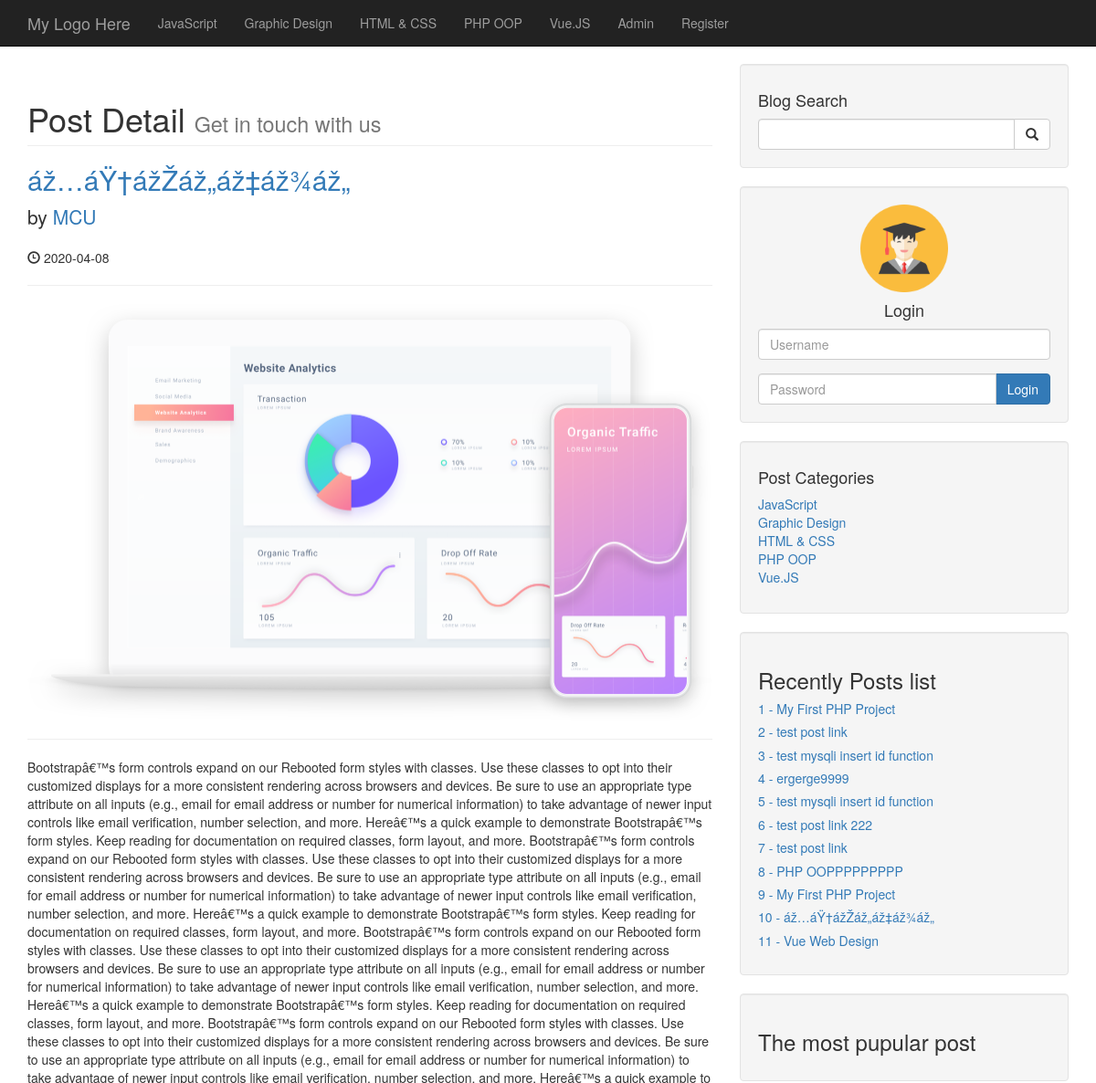
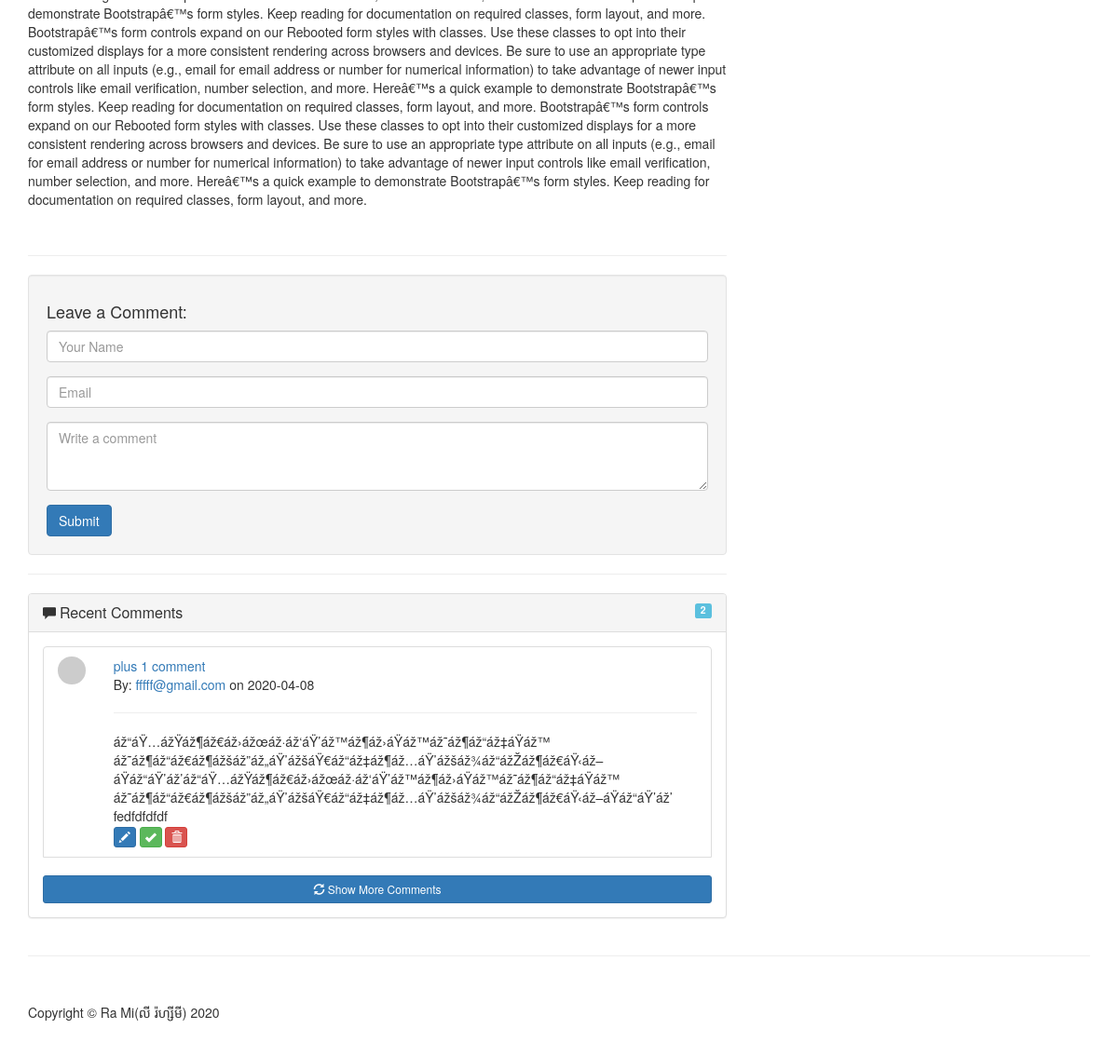
Screenshot of /post.php?p_id=8 with the database file from the repository (2 pictures, top to bottom).
### tables this page shows
CREATE TABLE `category` (
  `cat_id` int(3) NOT NULL,
  `cat_title` varchar(255) NOT NULL
);

CREATE TABLE `post` (
  `post_id` int(3) NOT NULL,
  `post_cat_id` int(3) NOT NULL,
  `post_title` varchar(255) NOT NULL,
  `post_author` varchar(255) NOT NULL,
  `post_date` date NOT NULL,
  `post_image` text NOT NULL,
  `post_content` text NOT NULL,
  `post_tags` varchar(255) NOT NULL,
  `post_comment_count` int(11) NOT NULL,
  `post_status` varchar(255) NOT NULL DEFAULT 'draft'
);

CREATE TABLE `comments` (
  `comment_id` int(3) NOT NULL,
  `comment_post_id` int(3) NOT NULL,
  `comment_author` varchar(255) NOT NULL,
  `comment_email` varchar(255) NOT NULL,
  `comment_content` text NOT NULL,
  `comment_status` varchar(255) NOT NULL,
  `comment_date` date NOT NULL
);

### post.php (the view, shortened to what this page needs)
<?php include "include/header.php" ?>
<?php include "include/navigation.php" ?>
<div class="container">
    <div class="row">
        <div class="col-md-8">
            <h1 class="page-header">
                Post Detail
                <small>Get in touch with us</small>
            </h1>
            <?php
            if (isset($_GET['p_id'])) {
                $post_id = $_GET['p_id'];
            }
            $query = "SELECT * FROM post WHERE post_id = {$post_id} ";
            $selectAllPost = mysqli_query($connection, $query);
            while ($rows = mysqli_fetch_assoc($selectAllPost)) {
                $post_title = $rows["post_title"];
                $post_author = $rows["post_author"];
                $post_date = $rows["post_date"];
                $post_image = $rows["post_image"];
                $post_content = $rows["post_content"];
                $post_comment_count = $rows["post_comment_count"];
            ?>
                <h2>
                    <a href="#"><?php echo $post_title ?></a>
                </h2>
                <p class="lead">
                    by <a href="author_post.php?author=<?php echo $post_author; ?>&p_id=<?php echo $post_id ?>"><?php echo $post_author ?></a>
                </p>
                <p><span class="glyphicon glyphicon-time"></span> <?php echo $post_date ?></p>
                <hr>
                <img class="img-responsive" src="images/<?php echo $post_image ?>" alt="">
                <hr>
                <p><?php echo $post_content ?></p>
                <br>
                <hr>
            <?php } ?>
            <div class="well">
                <h4>Leave a Comment:</h4>
                <form role="form" method="post" action="">
                    <div class="form-group">
                        <input type="text" class="form-control" name="comment_author" placeholder="Your Name">
                    </div>
                    <div class="form-group">
                        <input type="email" class="form-control" name="comment_email" placeholder="Email">
                    </div>
                    <div class="form-group">
                        <textarea class="form-control" rows="3" placeholder="Write a comment" name="comment_content"></textarea>
                    </div>
                    <button type="submit" class="btn btn-primary" name="create_comment">Submit</button>
                </form>
            </div>
            <hr>
            <div class="panel panel-default widget">
                <div class="panel-heading">
                    <span class="glyphicon glyphicon-comment"></span>
                    <h3 class="panel-title" style="display:inline">Recent Comments</h3>
                    <span class="label label-info" style="float: right;">
                        <?php echo $post_comment_count ?></span>
                </div>
                <div class="panel-body">
                    <?php
                    $query = "SELECT * FROM comments WHERE comment_post_id = $post_id AND comment_status = 'approved' ORDER BY comment_id DESC";
                    $select_all_comments = mysqli_query($connection, $query);
                    while ($rows = mysqli_fetch_assoc($select_all_comments)) {
                        $comment_author = $rows["comment_author"];
                        $comment_content = $rows["comment_content"];
                        $comment_email = $rows["comment_email"];
                        $comment_date = $rows["comment_date"];
                    ?>
                        <li class="list-group-item">
                            <div class="row">
                                <div class="col-xs-2 col-md-1">
                                    <img src="http://placehold.it/80" class="img-circle img-responsive" alt="" /></div>
                                <div class="col-xs-10 col-md-11">
                                    <div>
                                        <a href="#">
                                            <?php echo  $comment_author ?></a>
                                        <div class="mic-info">
                                            By: <a href="#"><?php echo  $comment_email ?></a> on <?php echo  $comment_date ?>
                                        </div>
                                    </div>
                                    <hr>
                                    <div class="comment-text">
                                        <?php echo  $comment_content ?>
                                    </div>
                                    <div class="action">
                                        <button type="button" class="btn btn-primary btn-xs" title="Edit">
                                            <span class="glyphicon glyphicon-pencil"></span>
                                        </button>
                                        <button type="button" class="btn btn-success btn-xs" title="Approved">
                                            <span class="glyphicon glyphicon-ok"></span>
                                        </button>
                                        <button type="button" class="btn btn-danger btn-xs" title="Delete">
                                            <span class="glyphicon glyphicon-trash"></span>
                                        </button>
                                    </div>
                                </div>
                            </div>
                        </li><br>
                    <?php } ?>
                    <a href="#" class="btn btn-primary btn-sm btn-block" role="button"><span class="glyphicon glyphicon-refresh"></span>
                        Show More Comments
                    </a>
                </div>
            </div>
        </div>
        <?php include "include/sidebar.php" ?>
    </div>
    <hr>
    <?php include "include/footer.php" ?>

### include/navigation.php (shortened to what this page needs)
<nav class="navbar navbar-inverse navbar-fixed-top " role="navigation">
    <div class="container">
        <div class="navbar-header">
            <a class="navbar-brand" href="index.php">My Logo Here</a>
        </div>
        <div class="collapse navbar-collapse" id="bs-example-navbar-collapse-1">
            <ul class="nav navbar-nav">
                <?php
                $query = "SELECT * FROM category";
                $selectAllCat = mysqli_query($connection, $query);
                while ($rows = mysqli_fetch_assoc($selectAllCat)) {
                    $catTitle = $rows["cat_title"];
                    $catID = $rows["cat_id"];
                    echo "<li><a href='category.php?category=$catID'>{$catTitle}</a></li>";
                }
                ?>
                <li>
                    <a href="admin">Admin</a>
                </li>
                <li>
                    <a href="registration.php">Register</a>
                </li>
            </ul>
        </div>
    </div>
</nav>

### include/sidebar.php (shortened to what this page needs)
<div class="col-md-4">
    <div class="well">
        <h4>Blog Search</h4>
        <form action="search.php" method="post">
            <div class="input-group">
                <input name="search" type="text" class="form-control">
                <span class="input-group-btn">
                    <button name="submit" class="btn btn-default" type="submit">
                        <span class="glyphicon glyphicon-search"></span>
                    </button>
                </span>
            </div>
        </form>
    </div>
    <div class="well">
        <img src="images/login.png" alt="" width="30%" style="margin-left:35%">
        <h4 class="text-center" >Login</h4>
        <form action="include/login.php" method="post">
            <div class="form-group">
                <input name="username" type="text" class="form-control" placeholder="Username">
            </div>
            <div class="input-group">
                <input name="password" type="password" class="form-control" placeholder="Password">
                <span class="input-group-btn">
                    <button name="login" class="btn btn-primary" type="submit">
                        Login
                    </button>
                </span>
            </div>
        </form>
    </div>
    <?php
    $query = "SELECT * FROM category";
    $selectAllCat = mysqli_query($connection, $query);
    ?>
    <div class="well">
        <h4>Post Categories</h4>
        <div class="row">
            <div class="col-lg-12">
                <ul class="list-unstyled">
                    <?php
                    while ($rows = mysqli_fetch_assoc($selectAllCat)) {
                        $catTitle = $rows["cat_title"];
                        $catID = $rows["cat_id"];
                        echo "<li><a href='category.php?category=$catID'>{$catTitle}</a></li>";
                    }
                    ?>
                </ul>
            </div>
        </div>
    </div>
    <?php include "widget.php" ?>
</div>

### include/widget.php
<div class="well">
        <h3>Recently Posts list</h3>
        <?php
        $no = 1;
        $query = "SELECT * FROM post ORDER BY post_id DESC";
        $selectAllpost = mysqli_query($connection, $query);
        while ($rows = mysqli_fetch_assoc($selectAllpost)) {
                $post_Title = $rows["post_title"];
                $post_id = $rows["post_id"];
        ?>
                <a href="post.php?p_id=<?php echo $post_id ?>">
                        <h5><?php echo $no . " - " . $post_Title ?></h5>
                </a>
        <?php
                $no++;
        }
        ?>
</div>
<div class="well">
<h3>The most pupular post</h3>
</div>

### css/blog-home.css (style rules this page uses)
body { padding-top: 70px; }

### rows the page displays
category: cat_title "JavaScript"
category: cat_title "Graphic Design"
category: cat_title "HTML & CSS"
category: cat_title "PHP OOP"
category: cat_title "Vue.JS"
post: post_title "áž…áŸ†ážŽáž„áž‡áž¾áž„", post_author "MCU", post_date "2020-04-08", post_image (picture), post_content "Bootstrapâ€™s form controls expand on our Rebooted form styles with classes. Use these classes to opt into their customized displays for a more consistent rendering across browsers and devices. Be sure to use an appropriate type attribute on all inputs (e.g., email for email address or number for numerical information) to take advantage of newer input controls like email verification, number selection, and more. Hereâ€™s a quick example to demonstrate Bootstrapâ€™s form styles. Keep reading for documentation on required classes, form layout, and more. Bootstrapâ€™s form controls expand on our Rebooted form styles with classes. Use these classes to opt into their customized displays for a…", post_comment_count "2"
comments: comment_author "plus 1 comment", comment_email "fffff@gmail.com", comment_date "2020-04-08", comment_content "áž“áŸ…ážŸáž¶áž€áž›ážœáž·áž‘áŸ’áž™áž¶áž›áŸáž™áž˜áž¶áž“áž‡áŸáž™ áž˜áž¶áž“áž€áž¶ážšáž”áž„áŸ’ážšáŸ€áž“áž‡áž¶áž…áŸ’ážšáž¾áž“ážŽáž¶áž€áŸ‹áž–áŸáž“áŸ’áž’áž“áŸ…ážŸáž¶áž€áž›ážœáž·áž‘áŸ’áž™áž¶áž›áŸáž™áž˜áž¶áž“áž‡áŸáž™ áž˜áž¶áž“áž€áž¶ážšáž”áž„áŸ’ážšáŸ€áž“áž‡áž¶áž…áŸ’ážšáž¾áž“ážŽáž¶áž€áŸ‹áž–áŸáž“áŸ’áž’ fedfdfdfdf"
post: post_title "My First PHP Project"
post: post_title "test post link"
post: post_title "test mysqli insert id function"
post: post_title "ergerge9999"
post: post_title "test mysqli insert id function"
post: post_title "test post link 222"
post: post_title "test post link"
post: post_title "PHP OOPPPPPPPPP"
post: post_title "My First PHP Project"
post: post_title "Vue Web Design"
